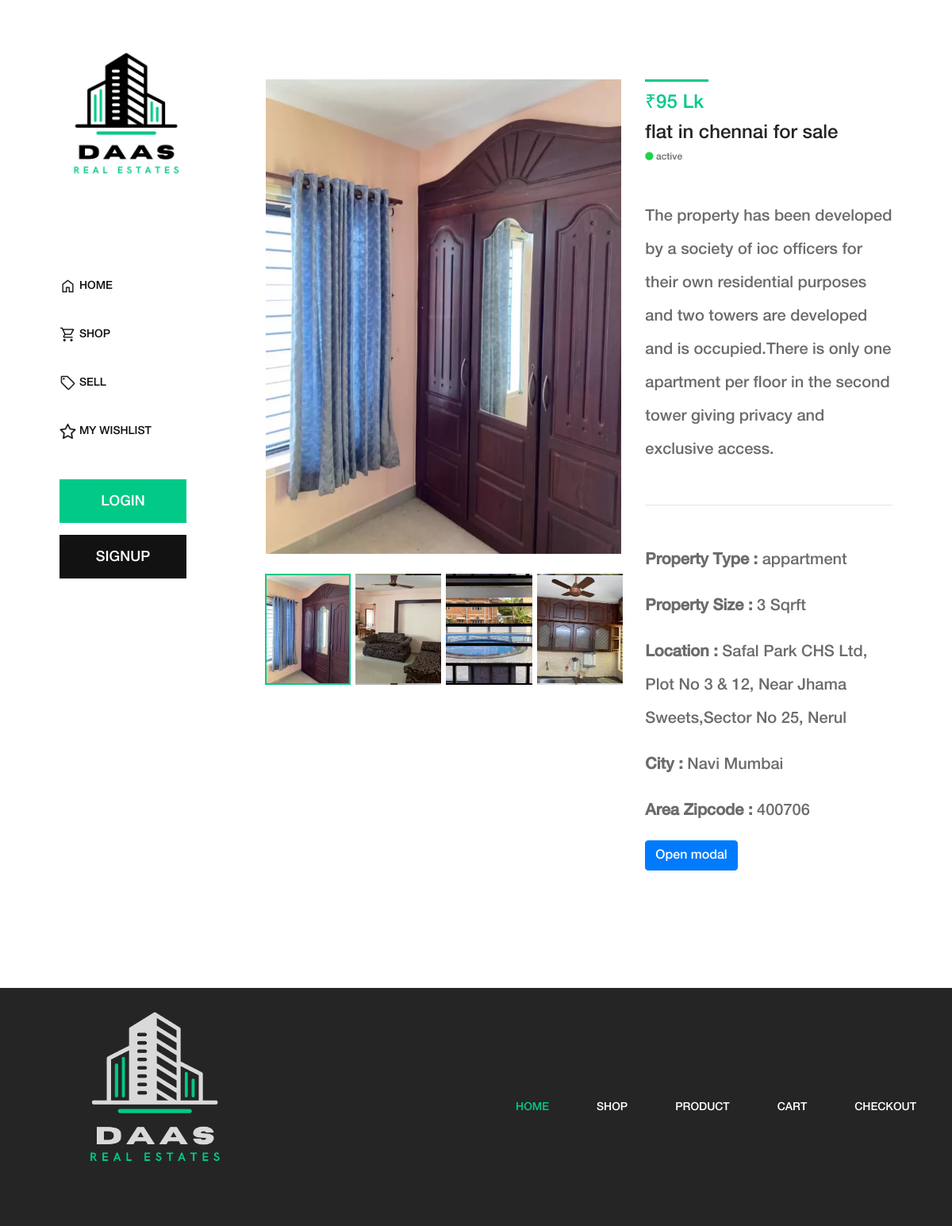
The app's page /property_details.php?id=2 with its own data.
### tables this page shows
CREATE TABLE `property_tbl` (
  `property_id` int(11) NOT NULL,
  `owner_id` int(11) NOT NULL,
  `title` varchar(250) NOT NULL,
  `discription` varchar(1000) NOT NULL,
  `property_type` varchar(100) NOT NULL,
  `size` varchar(30) NOT NULL,
  `size_format` varchar(50) NOT NULL DEFAULT 'sqft',
  `property_address` varchar(250) NOT NULL,
  `city` varchar(100) NOT NULL,
  `pin` varchar(10) NOT NULL,
  `price` varchar(50) NOT NULL,
  `denomination` varchar(50) NOT NULL DEFAULT 'lk',
  `fname` varchar(100) NOT NULL,
  `lname` varchar(100) NOT NULL,
  `email` varchar(100) NOT NULL,
  `phoneno` varchar(20) NOT NULL,
  `image_one` varchar(250) DEFAULT NULL,
  `image_two` varchar(250) DEFAULT NULL,
  `image_three` varchar(250) DEFAULT NULL,
  `image_four` varchar(250) DEFAULT NULL,
  `status` varchar(30) NOT NULL DEFAULT 'active',
  `date` date NOT NULL
);

### property_details.php (the view, shortened to what this page needs)
<?php include("header.php"); ?>
<?php include("connection.php") ?>
<?php
if (isset($_GET["id"])) {
  $property_id = $_GET["id"];
}
$userid = "";
$query = "SELECT * FROM property_tbl WHERE property_id='$property_id'";
$result = mysqli_query($conn, $query);
if ($result->num_rows > 0) {
  $row = mysqli_fetch_assoc($result);
} else {
  header("location: index.php");
}
?>
<div class="single-product-area section-padding-100 clearfix">
  <div class="container-fluid">
    <div class="row">
      <div class="col-12 col-lg-7">
        <div class="single_product_thumb">
          <div id="product_details_slider" class="carousel slide" data-ride="carousel">
            <ol class="carousel-indicators">
              <li class="active" data-target="#product_details_slider" data-slide-to="0" style="background-image: url(<?php echo $row["image_one"] ?>);"> </li>
              <li data-target="#product_details_slider" data-slide-to="1" style="background-image: url(<?php echo $row["image_two"] ?>);"> </li>
              <li data-target="#product_details_slider" data-slide-to="2" style="background-image: url(<?php echo $row["image_three"] ?>);"> </li>
              <li data-target="#product_details_slider" data-slide-to="3" style="background-image: url(<?php echo $row["image_four"] ?>);"> </li>
            </ol>
            <div class="carousel-inner">
              <div class="carousel-item active">
                <a class="gallery_img" href="<?php echo $row["image_one"] ?>">
                  <img class="d-block w-100" src="<?php echo $row["image_one"] ?>" alt="First slide">
                </a>
              </div>
            </div>
          </div>
        </div>
      </div>
      <div class="col-12 col-lg-5">
        <div class="single_product_desc">
          <div class="product-meta-data">
            <div class="line"></div>
            <p class="product-price">₹<?php echo $row["price"] . (($row["denomination"] == "lk") ? " Lk" : " Cr") ?></p>
            <h4><?php echo $row["title"] ?></h4>
            <p class="avaibility"><i class="fa fa-circle"></i> <?php echo $row["status"] ?></p>
          </div>
          <div class="short_overview my-5">
            <p><?php echo $row["discription"] ?></p>
          </div>
          <hr>
          <div class="short_overview my-5">
            <p><b>Property Type : </b> <?php echo $row["property_type"] ?></p>
            <p><b>Property Size : </b> <?php echo $row["size"] . " " . $row["size_format"] ?></p>
            <p><b>Location : </b> <?php echo $row["property_address"] ?></p>
            <p><b>City : </b> <?php echo $row["city"] ?></p>
            <p><b>Area Zipcode : </b> <?php echo $row["pin"] ?></p>
            <?php if ($row["owner_id"] == $userid) { ?>
              <div class="amado-btn-group mt-30 mb-100">
                <a href="edit_listing.php?id=<?php echo $property_id ?>" class="btn amado-btn mb-15"> EDIT LISTING</a>
              </div>
            <?php } else { ?>
              <button type="button" class="btn btn-primary" data-toggle="modal" data-target="#myModal">
                Open modal
              </button>
            <?php } ?>
          </div>
        </div>
      </div>
    </div>
  </div>
</div>
<?php include("footer.php"); ?>

### css/core-style.css (style rules this page uses)
* { margin: 0; padding: 0; }
body { font-family: "helveticaneuemedium"; font-size: 16px; }
h1, h2, h3, h4, h5, h6 { color: #242424; line-height: 1.3; font-weight: 400; }
p { color: #6d6d6d; font-size: 20px; line-height: 1.9; font-weight: 400; }
a { text-decoration: none; color: #03C988; font-size: 20px; }
ul, ol { margin: 0; }
ul li, ol li { list-style: none; }
img { height: auto; max-width: 100%; }
.section-padding-100 { padding-top: 100px; padding-bottom: 100px; }
.main-content-wrapper .single-product-area { position: relative; z-index: 1; -webkit-box-flex: 0; -ms-flex: 0 0 calc(95% - 320px); flex: 0 0 calc(95% - 320px); width: calc(95% - 320px); max-width: calc(95% - 320px); }
.main-content-wrapper .single-product-area .single_product_thumb { position: relative; z-index: 1; margin-bottom: 170px; }
.main-content-wrapper .single-product-area .single_product_thumb .carousel-indicators { margin: 0 7.5px; bottom: -165px; }
.main-content-wrapper .single-product-area .single_product_thumb .carousel-indicators li { -webkit-box-flex: 0; -ms-flex: 0 0 25%; flex: 0 0 25%; width: 25%; min-width: 25%; height: 140px; background-position: center center; background-size: cover; border: 2px solid transparent; cursor: pointer; }
.main-content-wrapper .single-product-area .single_product_thumb .carousel-indicators li.active { border: 2px solid #03C988; }
.main-content-wrapper .single-product-area .single_product_thumb .carousel-item a { cursor: zoom-in; }
.main-content-wrapper .single-product-area .single_product_desc { position: relative; z-index: 1; }
.main-content-wrapper .single-product-area .single_product_desc .product-meta-data .line { width: 80px; height: 3px; background-color: #03C988; margin-bottom: 15px; display: block; }
.main-content-wrapper .single-product-area .single_product_desc .product-meta-data .product-price { font-size: 24px; font-weight: 400; color: #03C988; line-height: 1; margin-bottom: 10px; }
.main-content-wrapper .single-product-area .single_product_desc .product-meta-data .avaibility { margin-bottom: 0; font-size: 12px; color: #6b6b6b; line-height: 1; }
.main-content-wrapper .single-product-area .single_product_desc .product-meta-data .avaibility i { color: #20d34a; font-size: 12px; }
.main-content-wrapper .single-product-area .single_product_desc .short_overview p { line-height: 2.1; color: #6b6b6b; }

### style.css (style rules this page uses)
.d-block { max-height: 600px; object-fit: contain; }
.row { justify-content: center; }

### records on screen
property_tbl: image_one (picture), image_two (picture), image_three (picture), image_four (picture), price "95", title "flat in chennai for sale", status "active", discription "The property has been developed by a society of ioc officers for their own residential purposes and two towers are developed and is occupied.There is only one apartment per floor in the second tower giving privacy and exclusive access.", property_type "appartment", size "3", size_format "Sqrft", property_address "Safal Park CHS Ltd, Plot No 3 & 12, Near Jhama Sweets,Sector No 25, Nerul", city "Navi Mumbai", pin "400706"
